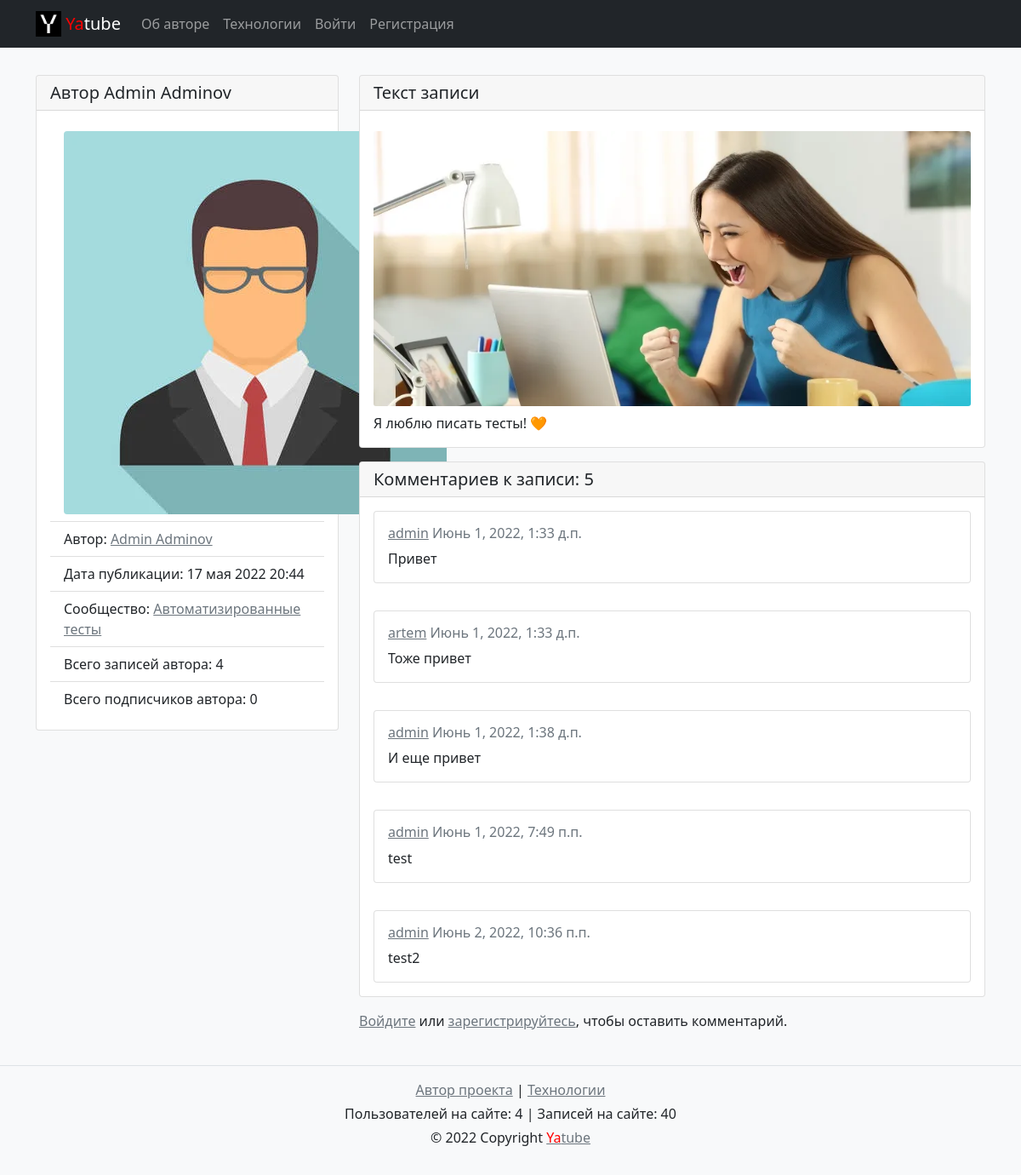
The page /posts/95/ on the database its author committed.
### posts/models.py (models this page shows, shortened)
class Post(models.Model):
    text = models.TextField('Текст записи', help_text='Текст вашей записи')
    pub_date = models.DateTimeField('Дата публикации', auto_now_add=True)
    author = models.ForeignKey(
        settings.AUTH_USER_MODEL,
        on_delete=models.CASCADE,
        related_name='posts',
        verbose_name='Автор'
    )
    group = models.ForeignKey(
        Group,
        blank=True, null=True,
        on_delete=models.SET_NULL,
        related_name='posts',
        verbose_name='Выберите сообщество:',
        help_text='Сообщество для вашей записи',
    )
    image = models.ImageField(
        'Картинка',
        upload_to='posts/',
        blank=True,
        help_text='Добавить картинку',
    )
    class Meta:
        ordering = ('-pub_date',)
        verbose_name = 'запись'
        verbose_name_plural = 'записи'

class Group(models.Model):
    title = models.CharField('Название сообщества', max_length=200)
    slug = models.SlugField('Ссылка сообщества', unique=True)
    description = models.TextField('Описание сообщества', max_length=300)
    class Meta:
        verbose_name = 'сообщество'
        verbose_name_plural = 'сообщества'

class Comment(models.Model):
    text = models.TextField(
        'Текст комментария',
        help_text='Введите текст комментария'
    )
    created = models.DateTimeField('Дата публикации', auto_now_add=True)
    author = models.ForeignKey(
        settings.AUTH_USER_MODEL,
        on_delete=models.CASCADE,
        related_name='comments',
        verbose_name='Автор комментария'
    )
    post = models.ForeignKey(
        Post,
        blank=True, null=True,
        on_delete=models.SET_NULL,
        related_name='comments',
        verbose_name='Запись'
    )
    class Meta:
        verbose_name = 'комментарий'
        verbose_name_plural = 'комментарии'

### users/models.py (models this page shows)
class User(AbstractUser):
    profile_pic = models.ImageField(
        'Аватарка',
        default='users/default.jpeg',
        upload_to='users/',
        null=True, blank=True,
        help_text='Добавить аватарку',
    )
    city = models.CharField('Город', max_length=50, null=True, blank=True)
    vk = models.CharField('Вконтакте', max_length=50, null=True, blank=True)
    telegram = models.CharField(
        'Telegram',
        max_length=50,
        null=True, blank=True,
    )
    instagram = models.CharField(
        'Instagram',
        max_length=50,
        null=True, blank=True,
    )
    git = models.CharField('Git', max_length=50, null=True, blank=True)
    class Meta:
        db_table = 'auth_user'
        verbose_name = 'пользователь'
        verbose_name_plural = 'пользователи'
    def __str__(self):
        return self.username

### posts/views.py (the view)
# urls.py: path('posts/<int:post_id>/', views.post_detail, name='post_detail'),
def post_detail(request, post_id):
    post = get_object_or_404(Post, pk=post_id)
    comments = post.comments.select_related('author')
    form = CommentForm()
    context = {
        'post': post,
        'form': form,
        'comments': comments,
    }
    return render(request, 'posts/post_detail.html', context)

### core/context_processors/year.py (called while the page is built)
def year(request):
    now = datetime.datetime.now()
    return {
        'year': now.year,
    }

### core/templatetags/user_filters.py (called while the page is built)
@register.simple_tag
def total_posts():
    return Post.objects.count()

@register.simple_tag
def total_users():
    return User.objects.count()

### templates/posts/post_detail.html (shortened to what this page needs)
{% extends 'base.html' %}
  {% block content %}
  {% load thumbnail %}
    <div class="container py-4">
        <div class="row">
          <aside class="col-12 col-md-4">
					  <div class="card my-2">
						  <h5 class="card-header">Автор {{ post.author.get_full_name }}</h5>
						  <div class="card-body">
								<ul class="list-group list-group-flush">
									<li class="list-group-item">
										{% thumbnail post.author.profile_pic "300x300" crop="center" upscale=True as av %}
											<img class="rounded mx-auto d-block" src="{{ av.url }}">
										{% endthumbnail %}
									</li>
									<li class="list-group-item">
										{% if post.author == request.user %}
											Автор: <a class="text-muted" href="{% url 'posts:profile' post.author %}">{{ post.author.get_full_name }}</a>
										{% else %}
											Автор: <a class="text-muted" href="{% url 'posts:profile' post.author %}">{{ post.author.get_full_name }}</a>
										{% endif %}
									</li>
									<li class="list-group-item">
										Дата публикации: {{ post.pub_date|date:"d E Y H:i" }}
									</li>
									<li class="list-group-item">
									{% if post.group %}
										Сообщество: <a class="text-muted" href="{% url 'posts:group_list' post.group.slug %}">{{ post.group.title }}</a>
									{% else %}
										<span style='color:gray'>Этой записи нет ни в одном сообществе</span>
									{% endif %}
									</li>
								  {% if post.author == request.user %}
									  <li class="list-group-item">
											Всего моих записей: <span>{{ post.author.posts.count }}</span>
										</li>
										<li class="list-group-item">
										  Всего моих подписчиков: <span>{{ post.author.following.count }}</span>
										</li>
										<li class="list-group-item">
											<a href="{% url 'posts:post_edit' post.id %}" class="btn btn-outline-success btn-sm mb-1">Редактировать запись</a>
											<a href="{% url 'posts:post_delete' post.id %}" class="btn btn-outline-danger btn-sm mb-1">Удалить запись</a>
										</li>
									{% else %}
										<li class="list-group-item">
											Всего записей автора: <span>{{ post.author.posts.count }}</span>
										</li>
										<li class="list-group-item">
										  Всего подписчиков автора: {{ post.author.following.count }}
										</li>
									{% endif %}
								</ul>
							</div>
						</div>
          </aside>
          <article class="col-12 col-md-8">
					  <div class="card my-2">
						  <h5 class="card-header">Текст записи</h5>
							<div class="card-body">
								{% thumbnail post.image "960x500" crop="center" upscale=True as im %}
                  <img class="card-img my-2" src="{{ im.url }}">
                {% endthumbnail %}
								<p class="card-text">{{ post.text|linebreaksbr }}</p>
							</div>
						</div>
						{% include 'posts/includes/comments.html' %}
          </article>
        </div>
    </div>
  {% endblock %}

### templates/posts/includes/comments.html
{% load user_filters %}
<div class="card my-3">
  <h5 class="card-header">Комментариев к записи: {{ post.comments.count }}</h5>
	{% for comment in comments %}
	  <div class="card-body">
      <div class="card my-sm-0">
		    <div class="card-body">
          <h6 class="card-title">
				  <a class="text-muted" href="{% url 'posts:profile' comment.author.username %}">{{ comment.author.username }}</a>
				  <span class="text-muted">{{ comment.created }}</span>
			    </h6>
			    <p class="card-text">{{ comment.text|linebreaksbr }}</p>
		    </div>
		  </div>
		</div>
	{% endfor %}
</div>
{% if user.is_authenticated %}
  <div class="card my-2">
		<h5 class="card-header">Добавить комментарий:</h5>
		<div class="card-body">
			<form method="post" action="{% url 'posts:add_comment' post.pk %}">
			{% csrf_token %}
			<div class="form-group mb-2">
				{{ form.text|addclass:"form-control" }}
				<small id="{{ form.text.id_for_label }}-help" class="form-text text-muted">{{ form.text.help_text|safe }}</small>
			</div>
				<button type="submit" class="btn btn-success">Отправить</button>
			</form>
    </div>
  </div>
{% else %}
  <p><a class="text-muted" href="{% url 'users:login' %}">Войдите</a> или <a class="text-muted" href="{% url 'users:signup' %}">зарегистрируйтесь</a>, чтобы оставить комментарий.</p>
{% endif %}

### rows shown on the page
Post: author.get_full_name "Admin Adminov", pub_date "17 мая 2022 20:44", group "Автоматизированные тесты", author.posts.count "4", author.following.count "0", text "Я люблю писать тесты! 🧡", comments.count "5"
Comment: author.username "admin", created "Июнь 1, 2022, 1:33 д.п.", text "Привет"
Comment: author.username "artem", created "Июнь 1, 2022, 1:33 д.п.", text "Тоже привет"
Comment: author.username "admin", created "Июнь 1, 2022, 1:38 д.п.", text "И еще привет"
Comment: author.username "admin", created "Июнь 1, 2022, 7:49 п.п.", text "test"
Comment: author.username "admin", created "Июнь 2, 2022, 10:36 п.п.", text "test2"
